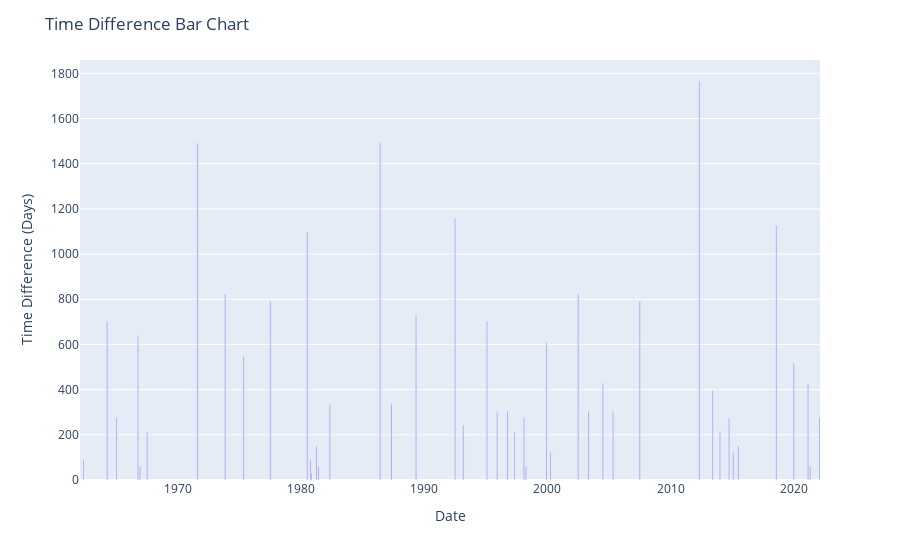

Here is the notebook cell this chart was saved with:
### Code cell
large_mag_etas['Date'] = large_mag_etas['Date'].dt.to_timestamp()
fig = px.bar(large_mag_etas, x='Date', y='time_diff', labels={'time_diff_days': 'Time Difference (Days)'})

# Customize the plot layout
fig.update_layout(
    title='Time Difference Bar Chart',
    xaxis_title='Date',
    yaxis_title='Time Difference (Days)',
)

### Figure 1 — Plotly figure (JSON) as saved in the notebook; plotly's stock layout.template omitted (floating-point values rounded to 4 significant figures)
{"data": [{"alignmentgroup": "True", "hovertemplate": "Date=%{x}<br>time_diff=%{y}<extra></extra>", "legendgroup": "", "marker": {"color": "#636efa", "pattern": {"shape": ""}}, "name": "", "offsetgroup": "", "orientation": "v", "showlegend": false, "textposition": "auto", "type": "bar", "x": ["1962-02-01T00:00:00", "1962-05-01T00:00:00", "1964-04-01T00:00:00", "1965-01-01T00:00:00", "1966-10-01T00:00:00", "1966-12-01T00:00:00", "1967-07-01T00:00:00", "1971-08-01T00:00:00", "1973-11-01T00:00:00", "1975-05-01T00:00:00", "1977-07-01T00:00:00", "1980-07-01T00:00:00", "1980-10-01T00:00:00", "1980-11-01T00:00:00", "1981-04-01T00:00:00", "1981-06-01T00:00:00", "1982-05-01T00:00:00", "1986-06-01T00:00:00", "1987-05-01T00:00:00", "1989-05-01T00:00:00", "1992-07-01T00:00:00", "1993-03-01T00:00:00", "1995-02-01T00:00:00", "1995-12-01T00:00:00", "1996-10-01T00:00:00", "1997-05-01T00:00:00", "1998-02-01T00:00:00", "1998-04-01T00:00:00", "1999-12-01T00:00:00", "2000-04-01T00:00:00", "2002-07-01T00:00:00", "2003-05-01T00:00:00", "2004-07-01T00:00:00", "2005-05-01T00:00:00", "2007-07-01T00:00:00", "2012-05-01T00:00:00", "2013-06-01T00:00:00", "2014-01-01T00:00:00", "2014-10-01T00:00:00", "2015-02-01T00:00:00", "2015-07-01T00:00:00", "2018-08-01T00:00:00", "2020-01-01T00:00:00", "2021-03-01T00:00:00", "2021-05-01T00:00:00", "2022-02-01T00:00:00"], "xaxis": "x", "y": [null, 89, 701, 275, 638, 61, 212, 1492, 823, 546, 792, 1096, 92, 31, 151, 61, 334, 1492, 334, 731, 1157, 243, 702, 303, 305, 212, 276, 59, 609, 122, 821, 304, 427, 304, 791, 1766, 396, 214, 273, 123, 150, 1127, 518, 425, 61, 276], "yaxis": "y"}], "layout": {"barmode": "relative", "legend": {"tracegroupgap": 0}, "margin": {"t": 60}, "title": {"text": "Time Difference Bar Chart"}, "xaxis": {"anchor": "y", "domain": [0, 1], "title": {"text": "Date"}}, "yaxis": {"anchor": "x", "domain": [0, 1], "title": {"text": "Time Difference (Days)"}}}}
